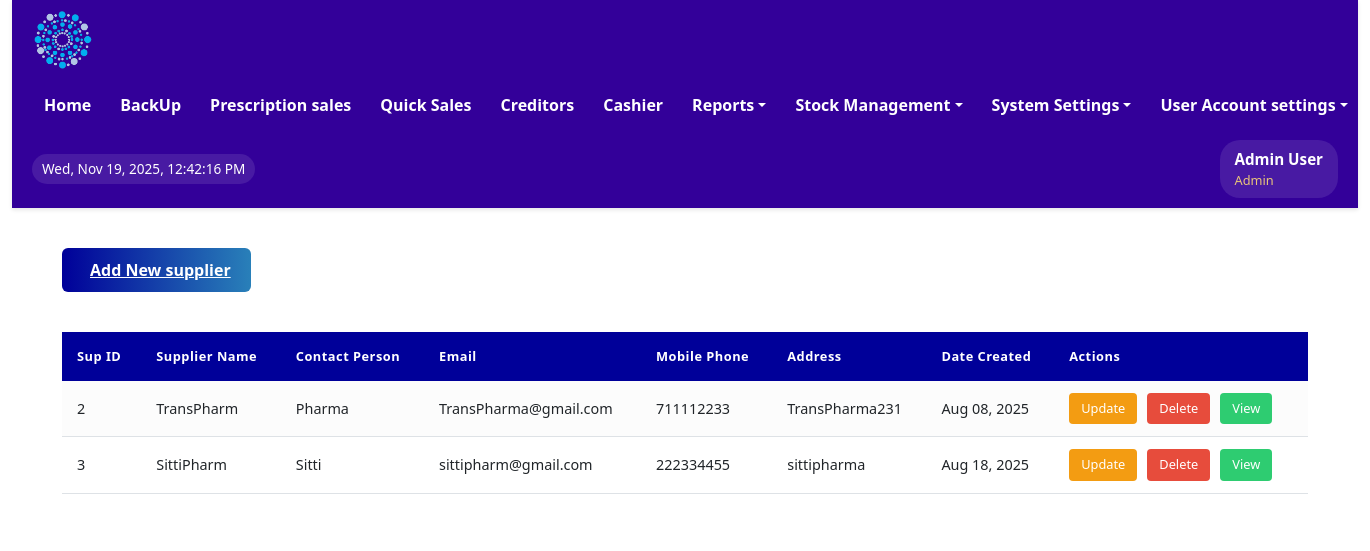
/views/view_suppliers.php (signed in), run on the app's committed database.
### tables this page shows
CREATE TABLE IF NOT EXISTS `users` (
  `user_id` int NOT NULL AUTO_INCREMENT,
  `first_name` varchar(100) NOT NULL,
  `last_name` varchar(100) NOT NULL,
  `email` varchar(100) NOT NULL,
  `password` varchar(100) DEFAULT NULL,
  `username` varchar(100) DEFAULT NULL,
  `sex` varchar(50) NOT NULL,
  `mobile` int NOT NULL,
  `userrole` varchar(100) NOT NULL,
  `staff_number` varchar(50) NOT NULL,
  `date_created` datetime DEFAULT CURRENT_TIMESTAMP,
  PRIMARY KEY (`user_id`),
  UNIQUE KEY `email` (`email`),
  UNIQUE KEY `mobile` (`mobile`),
  UNIQUE KEY `staff_number` (`staff_number`)
);

CREATE TABLE IF NOT EXISTS `suppliers` (
  `supplier_id` int NOT NULL AUTO_INCREMENT,
  `name` varchar(100) NOT NULL,
  `contact_person` varchar(100) DEFAULT NULL,
  `phone` int DEFAULT NULL,
  `email` text,
  `address` varchar(100) DEFAULT NULL,
  `date_created` datetime DEFAULT CURRENT_TIMESTAMP,
  PRIMARY KEY (`supplier_id`),
  UNIQUE KEY `name` (`name`)
);

### views/view_suppliers.php (the view, shortened to what this page needs)
<?php
include '../includes/config.php';
include '../includes/header.php';
$sql = "SELECT * FROM suppliers";
$result = $conn->query($sql);
$suppliers = $result->fetch_all(MYSQLI_ASSOC);
?>
<!DOCTYPE html>
<html lang="en">
<head>
    <link rel="stylesheet" href="../assets/css/bootstrap.min.css" type="text/css">
    <link rel="stylesheet" href="https://cdnjs.cloudflare.com/ajax/libs/font-awesome/6.0.0/css/all.min.css">
</head>
<div class="main-content">
    <div class="suppliers">
        <a href="../stocks/suppliers.php" class="add-supplier-btn">
            <i class="fas fa-supplier-plus"></i> Add New supplier
        </a>
        <table class="table-responsive">
            <thead>
                <tr>
                    <th>Sup ID</th>
                    <th>Supplier Name</th>
                    <th>Contact Person</th>
                    <th>Email</th>
                    <th>Mobile Phone</th>
                    <th>Address</th>
                    <th>Date Created</th>
                    <th>Actions</th>
                </tr>
            </thead>
            <tbody>
                <?php foreach ($suppliers as $supplier) : ?>
                    <tr>
                        <td><?php echo htmlspecialchars($supplier['supplier_id']); ?></td>
                        <td><?php echo htmlspecialchars($supplier['name']); ?></td>
                        <td><?php echo htmlspecialchars($supplier['contact_person']); ?></td>
                        <td><?php echo htmlspecialchars($supplier['email']); ?></td>
                        <td><?php echo htmlspecialchars($supplier['phone']); ?></td>
                        <td><?php echo htmlspecialchars($supplier['address']); ?></td>
                        <td><?php echo date('M d, Y', strtotime($supplier['date_created'])); ?></td>
                        <td>
                            <div class="action-buttons">
                                <button class="btn btn-update" onclick="location.href='../views/update_supplier.php?supplier_id=<?php echo $supplier['supplier_id']; ?>'">
                                    Update
                                </button>
                                <button class="btn btn-delete" onclick="if(confirm('Are you sure you want to delete this supplier?')) location.href='../views/delete_supplier.php?supplier_id=<?php echo $supplier['supplier_id']; ?>'">
                                    Delete
                                </button>
                                <button class="btn btn-view" onclick="location.href='view_supplier.php?supplier_id=<?php echo $supplier['supplier_id']; ?>'">
                                    View
                                </button>
                            </div>
                        </td>
                    </tr>
                <?php endforeach; ?>
            </tbody>
        </table>

### includes/header.php (shortened to what this page needs)
<?php
include('config.php');
$userDetails = [
    'user_id' => $_SESSION['user_id'] ?? null,
    'username' => 'Guest',
    'full_name' => 'Guest User',
    'first_name' => 'Guest',
    'last_name' => 'User',
    'email' => '',
    'mobile' => '',
    'userrole' => $_SESSION['userrole'],
    'staff_number' => '',
    'sex' => ''
];
if ($userDetails['user_id']) {
    $stmt = $conn->prepare("SELECT
                user_id, first_name, last_name, email, username,
                sex, mobile, userrole, staff_number
            FROM users
            WHERE user_id = ?");
    $stmt->bind_param("i", $userDetails['user_id']);
    $stmt->execute();
    $result = $stmt->get_result();
    if ($result->num_rows > 0) {
        $dbData = $result->fetch_assoc();
        $userDetails = array_merge($userDetails, [
            'username' => htmlspecialchars($dbData['username']),
            'full_name' => htmlspecialchars($dbData['first_name'] . ' ' . $dbData['last_name']),
            'first_name' => htmlspecialchars($dbData['first_name']),
            'last_name' => htmlspecialchars($dbData['last_name']),
            'email' => htmlspecialchars($dbData['email']),
            'mobile' => htmlspecialchars($dbData['mobile']),
            'sex' => htmlspecialchars($dbData['sex']),
            'staff_number' => htmlspecialchars($dbData['staff_number']),
            'userrole' => htmlspecialchars($dbData['userrole'])
        ]);
    }
}
$userrole = $userDetails['userrole'];
$full_name = $userDetails['full_name'];
?>
<!DOCTYPE html>
<html lang="en">
<head>
    <link rel="stylesheet" href="../assets/css/bootstrap.min.css" type="text/css">
</head>
<body>
    <div class="container-fluid">
        <div class="main-header">
            <div class="header-content">
                <div class="logo-container">
                    <img src="../assets/images/Logo-round-nobg-2.png" alt="Pharmacy Logo">
                </div>
                <nav class="main-nav">
                    <ul class="nav-list">
                        <?php if (in_array($userrole, ['Admin', 'Supervisor', 'Manager'])) : ?>
                            <li class="nav-item"><a href="../dashboard/admin_dashboard.php" class="nav-link">Home</a></li>
                            <li class="nav-item"><a href="../Backup/backup.php" class="nav-link">BackUp</a></li>
                            <li class="nav-item"><a href="../sales/orders.php" class="nav-link">Prescription sales</a></li>
                            <li class="nav-item"><a href="../sales/direct_orders.php" class="nav-link">Quick Sales</a></li>
                            <li class="nav-item"><a href="../views/view_credit_sales.php" class="nav-link">Creditors</a></li>
                            <li class="nav-item"><a href="../sales/view_order.php" class="nav-link">Cashier</a></li>
                        <?php endif; ?>
                        <?php if (in_array($userrole, ['Admin', 'Supervisor', 'Manager'])) : ?>
                        <li class="dropdown">
                            <a href="#" class="dropdown-toggle">Reports</a>
                        </li>
                        <?php endif; ?>
                        <?php if (in_array($userrole, ['Admin', 'Supervisor', 'Manager', 'Cashier'])) : ?>
                        <li class="dropdown">
                            <a href="#" class="dropdown-toggle">Stock Management</a>
                        </li>
                        <?php endif; ?>
                        <?php if (in_array($userrole, ['Admin'])) : ?>
                        <li class="dropdown">
                            <a href="#" class="dropdown-toggle">System Settings</a>
                        </li>
                        <?php endif; ?>
                        <?php if (in_array($userrole, ['Admin', 'Supervisor', 'Manager', 'Cashier', 'Cleaner', 'Security', 'Pharmtech'])) : ?>
                        <li class="dropdown user-menu">
                            <a href="#" class="dropdown-toggle">User Account settings</a>
                        </li>
                        <?php endif; ?>
                    </ul>
                </nav>
                <div id="date-time" class="date-time-display"></div>
                <div class="user-info-header">
                    <div class="user-details">
                        <span class="user-name"><?php echo htmlspecialchars($full_name); ?></span>
                        <span class="user-role"><?php echo htmlspecialchars($userrole); ?></span>
                    </div>
                </div>
            </div>
        </div>
</body>
</html>

### includes/header.php (style rules this page uses)
* { box-sizing:border-box;margin:0;padding:0 }
.main-header { background-color:#330099;padding:10px 20px;box-shadow:0 2px 4px rgba(0,0,0,0.1);position:sticky;top:0;z-index:1000;min-height:70px;color:#FFF }
.header-content { display:flex;align-items:center;justify-content:space-between;width:100%;margin:0 auto;gap:15px;flex-wrap:wrap }
.logo-container { display:flex;align-items:center }
.logo-container img { height:60px;width:auto }
.user-info-header { display:flex;align-items:center;gap:10px;background:rgba(255,255,255,0.1);padding:8px 15px;border-radius:20px;color:#FFF;white-space:nowrap }
.user-info-header .user-details { display:flex;flex-direction:column;align-items:flex-start }
.user-info-header .user-name { font-weight:bold;font-size:0.95em }
.user-info-header .user-role { font-size:0.8em;opacity:0.9;color:#FBD875 }
.main-nav { display:flex;align-items:center }
.main-nav .nav-list { list-style:none;margin:0;padding:0;display:flex;align-items:center;gap:5px }
.main-nav .nav-item,.main-nav .dropdown { color:#FFF }
.main-nav .nav-link,.main-nav .dropdown-toggle { display:block;padding:8px 12px;text-decoration:none;color:#FFF;font-weight:600;white-space:nowrap;border-radius:4px;transition:background 0.1s }
.dropdown { position:relative }
.date-time-display { font-size:0.85em;color:#FFF;padding:5px 10px;background:rgba(255,255,255,0.1);border-radius:15px;white-space:nowrap }
.main-content { margin:10px 20px }

### views/view_suppliers.php (style rules this page uses)
:root { --primary-color: #000099; --secondary-color: #2980b9; --danger-color: #e74c3c; --success-color: #2ecc71; --warning-color: #f39c12; --light-color: #f8f9fa; --dark-color: #343a40; --border-color: #dee2e6; }
.suppliers { width: 100%; margin: 0 auto; background: white; border-radius: 10px; padding: 30px; overflow: hidden; }
table { width: 100%; border-collapse: collapse; margin-top: 20px; font-size: 0.9rem; }
thead { background: #000099; color: white; }
th { padding: 15px; text-align: left; font-weight: 600; font-size: 0.8rem; letter-spacing: 0.5px; }
td { padding: 12px 15px; border-bottom: 1px solid var(--border-color); vertical-align: middle; }
.btn { padding: 6px 12px; border-radius: 4px; font-size: 0.8rem; font-weight: 500; margin-right: 5px; transition: all 0.2s ease; display: inline-flex; align-items: center; justify-content: center; }
.btn-update { background-color: var(--warning-color); color: white; border: none; }
.btn-delete { background-color: var(--danger-color); color: white; border: none; }
.btn-view { background-color: var(--success-color); color: white; border: none; }
.action-buttons { display: flex; flex-wrap: wrap; gap: 5px; }
.add-supplier-btn { background: linear-gradient(90deg, var(--primary-color), var(--secondary-color)); color: white; border: none; padding: 10px 20px; border-radius: 6px; font-weight: 600; margin-bottom: 20px; display: inline-flex; align-items: center; transition: all 0.3s ease; }
tbody tr { animation: fadeIn 0.3s ease forwards; }
tbody tr:nth-child(odd) { background-color: rgba(0, 0, 0, 0.01); }

### data on the page
users: userrole "Admin"
suppliers: supplier_id "2", name "TransPharm", contact_person "Pharma", email "TransPharma@gmail.com", phone "711112233", address "TransPharma231", date_created "Aug 08, 2025"
suppliers: supplier_id "3", name "SittiPharm", contact_person "Sitti", email "sittipharm@gmail.com", phone "222334455", address "sittipharma", date_created "Aug 18, 2025"

### other printed values
$full_name "Admin User"
